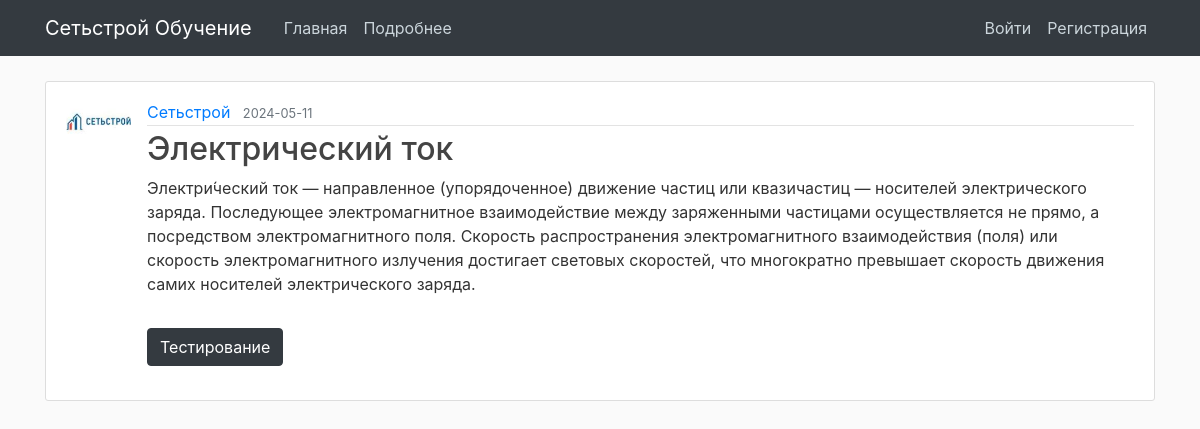
Screenshot of /post/8 with the database file from the repository.
### main/models.py (models this page shows, shortened)
class User(db.Model, UserMixin):
    id = db.Column(db.Integer, primary_key=True)
    username = db.Column(db.String(70), nullable=False)
    email = db.Column(db.String(120), unique=True, nullable=False)
    image_file = db.Column(db.String(20), nullable=False, default='default.jpg')
    password = db.Column(db.String(60), nullable=False)
    role = db.Column(db.Integer, default=0)
    posts = db.relationship('Post', backref='author', lazy=True)
    passed_tests = db.relationship('PassedTests', backref='passed', lazy=True)

class Post(db.Model):
    id = db.Column(db.Integer, primary_key=True)
    title = db.Column(db.String(100), nullable=False)
    date_posted = db.Column(db.DateTime, nullable=False, default=datetime.utcnow)
    content = db.Column(db.Text, nullable=False, default='default.jpg')
    user_id = db.Column(db.Integer, db.ForeignKey('user.id'), nullable=False)
    questions = db.relationship('Publication', backref='availableTests', lazy=True)

### main/routes.py (the view)
@app.route("/post/<int:post_id>")
def post(post_id):
    post = Post.query.get_or_404(post_id)
    quest = db.session.query(Publication).filter(Publication.post_id == post_id).all()
    if quest:
        quest = quest[0]
    else:
        quest = None
    return render_template('post.html', quest=quest, title=post.title, post=post)

### main/templates/post.html (shortened to what this page needs)
{% extends "layout.html" %}
{% block content %}
  <article class="media content-section">
    <img class="rounded-circle article-img" src="{{ url_for('static', filename='profile_pics/' + post.author.image_file) }}">
    <div class="media-body py-2">
      <div class="article-metadata">
        <a class="mr-2" href="{{ url_for('user_posts', username=post.author.username) }}">{{ post.author.username }}</a>
        <small class="text-muted">{{ post.date_posted.strftime('%Y-%m-%d') }}</small>
      </div>
      <h2 class="article-title">{{ post.title }}</h2>
      <p class="article-content">{{ post.content }}</p>
      {% if quest %}
      <a class="btn btn-dark my-3" href="{{url_for('post_test', post_id=post.id)}}">Тестирование</a>
      {% elif post.author == current_user  %}
      <a class="btn btn-dark my-3" href="{{url_for('new_test', post_id=post.id)}}">Добавить тестирование</a>
      {% endif %}
    </div>
  </article>
{% endblock content %}

### main/static/main.css (style rules this page uses)
body { background: #fafafa; color: #333333; margin-top: 5rem; }
h1, h2, h3, h4, h5, h6 { color: #444444; }
.content-section { background: #ffffff; padding: 10px 20px; border: 1px solid #dddddd; border-radius: 3px; margin-bottom: 20px; }
.article-title { color: #444444; }
.article-content { white-space: pre-line; }
.article-img { height: 65px; width: 65px; margin-right: 16px; }
.article-metadata { padding-bottom: 1px; margin-bottom: 4px; border-bottom: 1px solid #e3e3e3 }

### rows the page displays
User: image_file (picture), author.username "Сетьстрой"
Post: date_posted "2024-05-11", title "Электрический ток", content "Электри́ческий ток — направленное (упорядоченное) движение частиц или квазичастиц — носителей электрического заряда. Последующее электромагнитное взаимодействие между заряженными частицами осуществляется не прямо, а посредством электромагнитного поля. Скорость распространения электромагнитного взаимодействия (поля) или скорость электромагнитного излучения достигает световых скоростей, что многократно превышает скорость движения самих носителей электрического заряда."
